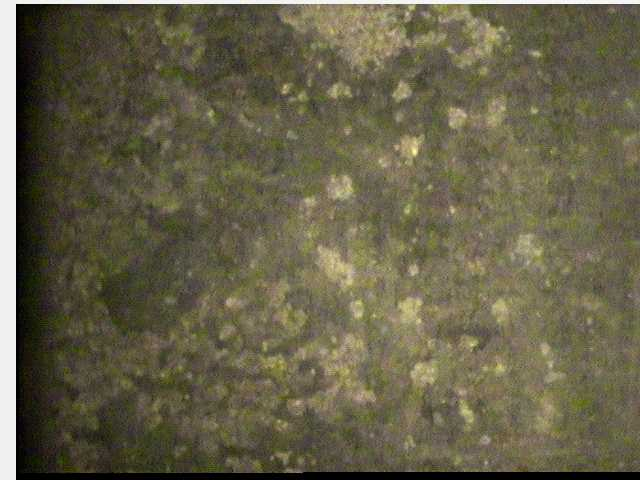
#> input picture DynamicMLTechnique/dataset/train/Peanut_T001_L013_2017.06.08_082227_EED_DPI120.jpg, 640 x 480 px
$ python main.py ../DynamicMLTechnique/dataset/train/Peanut_T001_L013_2017.06.08_082227_EED_DPI120.jpg
#> lines starting #> are read from the running program, lines starting #| are printed output that depends on the picture
from matplotlib import pyplot as plt
import numpy as np
import cv2
import sys
import os


class StegerLineAlgorithm:

    def computeDerivative(self, img, derivativeType):
        if derivativeType == 'dx':
                dxKernel = np.array([[1], [0], [-1]])
                dx = cv2.filter2D(img, -1, dxKernel)
                return dx
        elif derivativeType == 'dy':
                dyKernel = np.array([[1, 0, -1]])
                dy = cv2.filter2D(img, -1, dyKernel)
                return dy
        elif derivativeType == 'dxx':
                dxxKernel = np.array([[1], [-2], [1]])
                dxx = cv2.filter2D(img, -1, dxxKernel)
                return dxx
        elif derivativeType == 'dyy':
                dyyKernel = np.array([[1, -2, 1]])
                dyy = cv2.filter2D(img, -1, dyyKernel)
                return dyy
        elif derivativeType == 'dxy':
                dxyKernel = np.array([[1, -1], [-1, 1]])
                dxy = cv2.filter2D(img, -1, dxyKernel)
                return dxy

    def computeDerivatives(self, img, sigmaX, sigmaY):
        img = cv2.GaussianBlur(img, ksize=(0, 0), sigmaX=sigmaX, sigmaY=sigmaY)

        dx = self.computeDerivative(img, 'dx')
        dy = self.computeDerivative(img, 'dy')
        dxx = self.computeDerivative(img, 'dxx')
        dyy = self.computeDerivative(img, 'dyy')
        dxy = self.computeDerivative(img, 'dxy')

        return dx, dy, dxx, dyy, dxy

    def computeMagnitude(self, dxx, dyy):
        dxx = dxx.astype(float)
        dyy = dyy.astype(float)
        mag = cv2.magnitude(dxx, dyy)
        phase = mag * 180. / np.pi
        return mag, phase

    def computeHessian(self, img, dx, dy, dxx, dyy, dxy):
        # create empty list
        point = []
        direction = []
        value = []
        # for the all image
        for x in range(0, img.shape[1]):  # column
            for y in range(0, img.shape[0]):  # line
                # if superior to certain threshold
                if dxy[y, x] > 0:
                    # compute local hessian
                    hessianMatrix = np.zeros((2, 2))
                    hessianMatrix[0, 0] = dxx[y, x]
                    hessianMatrix[0, 1] = dxy[y, x]
                    hessianMatrix[1, 0] = dxy[y, x]
                    hessianMatrix[1, 1] = dyy[y, x]
                    # compute eigen vector and eigen value
                    ret, eigenVal, eigenVect = cv2.eigen(hessianMatrix)
                    if np.abs(eigenVal[0, 0]) >= np.abs(eigenVal[1, 0]):
                        nx = eigenVect[0, 0]
                        ny = eigenVect[0, 1]
                    else:
                        nx = eigenVect[1, 0]
                        ny = eigenVect[1, 1]
                    # calculate denominator for the taylor polynomial expension
                    denom = dxx[y, x] * nx * nx + dyy[y, x] * ny * ny + 2 * dxy[y, x] * nx * ny
                    # verify non zero denom
                    if denom != 0:
                        T = -(dx[y, x] * nx + dy[y, x] * ny) / denom
                        # update point
                        if np.abs(T * nx) <= 0.5 and np.abs(T * ny) <= 0.5:
                            point.append((x, y))
                            direction.append((nx, ny))
                            value.append(np.abs(dxy[y, x] + dxy[y, x]))
        return point, direction, value

def initializeImage(img):
    # COMMENT FOLLOWING LINE IF USING UNET SEGMENTED ROOTS. UNCOMMENT IF USING GROUND TRUTH IMAGES
    # img = cv2.bitwise_not(img)
    blur = cv2.GaussianBlur(img, (5, 5), 0)
    thinned = cv2.ximgproc.thinning(cv2.cvtColor(blur, cv2.COLOR_RGB2GRAY),
                                    thinningType=cv2.ximgproc.THINNING_ZHANGSUEN)
    img = thinned
    img = cv2.cvtColor(img, cv2.COLOR_BGR2RGB)
    img = cv2.resize(img, (640, 480))
    gray_img = cv2.cvtColor(img, cv2.COLOR_BGR2GRAY)

    return gray_img


def getImageFromCommandLineArg():
    if len(sys.argv) == 1:
        print("requires image Source as an argument")
        sys.exit()

    img = cv2.imread(sys.argv[1])
    if img is None:
        print("image filepath is invalid or doesn't exist")
        sys.exit()
    else:
        filePath = sys.argv[1]
        print(filePath)
        fileNameStartIndex = filePath.rfind("/")
        if(fileNameStartIndex == -1):
            fileNameStartIndex = filePath.rfind("\\")
        fileNameEndsWith = filePath.rfind(".")
        fileName = filePath[fileNameStartIndex+1:fileNameEndsWith]
        print(fileName)
        print(sys.argv[1])
        return fileName, img


def performConnectedComponentsAnalysis(image):
    test = cv2.threshold(image, 127, 255, cv2.THRESH_BINARY)[1]
    num_labels, labels = cv2.connectedComponents(test)
    print("Number of Connected Components excluding background: ", num_labels - 1)  # subtract 1 for the
    return num_labels, labels


def labelImage(labels):
    label_hue = np.uint8(179 * labels / np.max(labels))
    blank_ch = 255 * np.ones_like(label_hue)
    labeled_img = cv2.merge([label_hue, blank_ch, blank_ch])
    labeled_img = cv2.cvtColor(labeled_img, cv2.COLOR_HSV2BGR)
    labeled_img[label_hue == 0] = 0

    return labeled_img


def outputImages(fileName, labeled_img):
    # Image after Component Labeling
    plt.imshow(cv2.cvtColor(labeled_img, cv2.COLOR_BGR2RGB))
    plt.axis('off')
    plt.title("Component Labeling Image")
    if not os.path.exists("TraditionalLabeledImages"):
        os.makedirs("TraditionalLabeledImages")
    plt.savefig("TraditionalLabeledImages/TraditionalLabeled_" + fileName)
    plt.show()


def main():
    print("hello")
    fileName, img = getImageFromCommandLineArg()
#> in getImageFromCommandLineArg, img is the input picture: shape (480, 640, 3); mean B, G, R 73.1, 97, 102.2
    gray_img = initializeImage(img)
#> in initializeImage, `thinned = cv2.ximgproc.thinning(cv2.cvtColor(blur, cv2.COLOR_RGB2GRAY)..`:
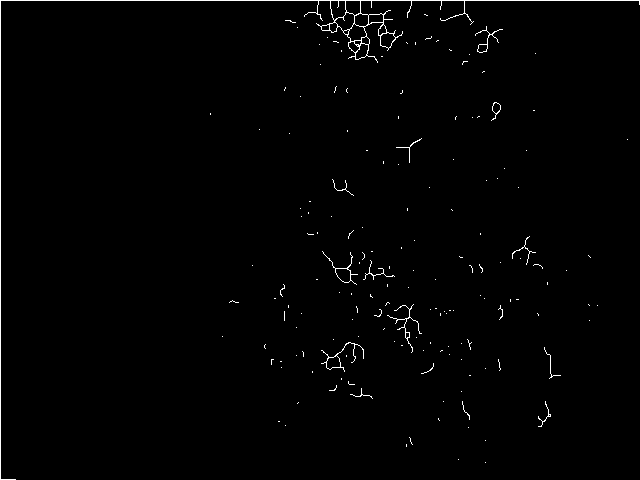
#> thinned: shape (480, 640); 1% white in thin lines or dots
#> in initializeImage, `img = cv2.cvtColor(img, cv2.COLOR_BGR2RGB)`: img: shape (480, 640, 3); 1% white in thin lines or dots

    # Curve Detection
    stegerLineAlgorithmObj = StegerLineAlgorithm()
    dx, dy, dxx, dyy, dxy = stegerLineAlgorithmObj.computeDerivatives(gray_img, 1.1, 1.1)
#> in computeDerivatives, `img = cv2.GaussianBlur(img, ksize=(0, 0), sigmaX=sigmaX, sigmaY=sigmaY)`:
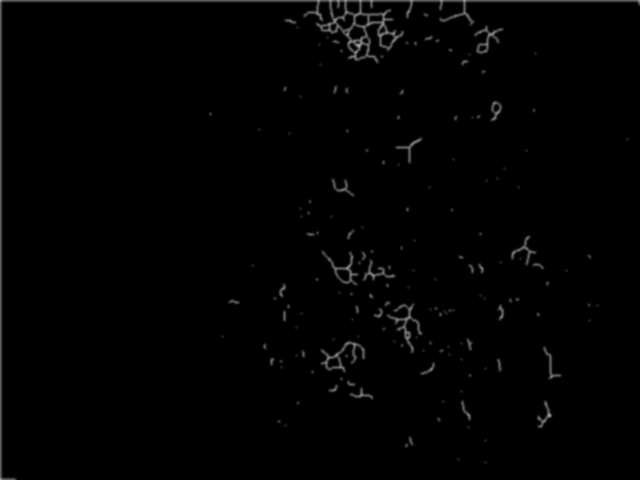
#> img: shape (480, 640); min 0, max 173, mean 2.3
#> in computeDerivative, `dx = cv2.filter2D(img, -1, dxKernel)`:
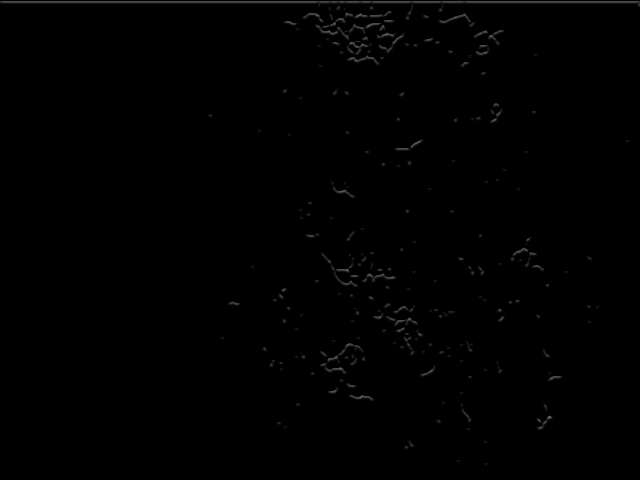
#> dx: shape (480, 640); min 0, max 111, mean 1
#> call 2 of computeDerivative, with derivativeType = 'dy'
#> in computeDerivative (call 2), `dy = cv2.filter2D(img, -1, dyKernel)`:
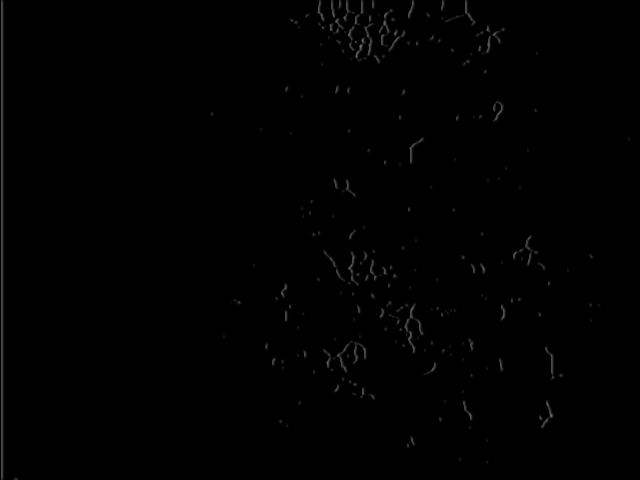
#> dy: shape (480, 640); min 0, max 116, mean 0.9
    normal, phase = stegerLineAlgorithmObj.computeMagnitude(dxx, dyy)
#> in computeMagnitude, `dxx = dxx.astype(float)`:
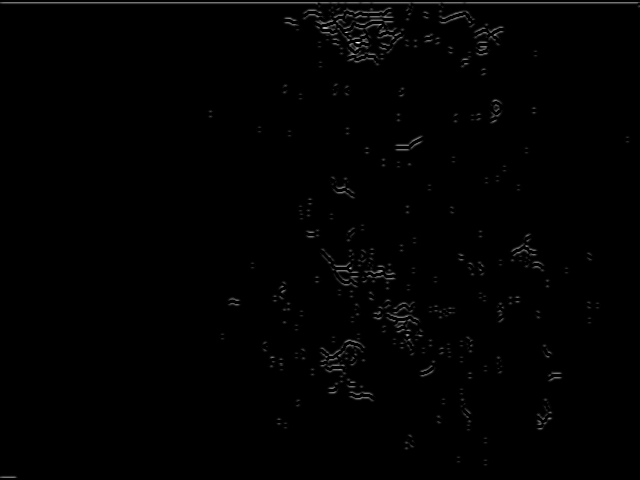
#> dxx: shape (480, 640) float64; min 0, max 61, mean 0.4; drawn with min black and max white
#> in computeMagnitude, `dyy = dyy.astype(float)`:
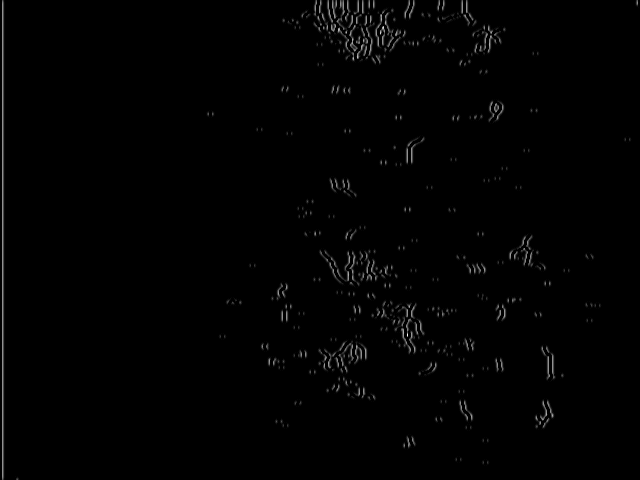
#> dyy: shape (480, 640) float64; min 0, max 49, mean 0.4; drawn with min black and max white

    pt, dir, val = stegerLineAlgorithmObj.computeHessian(img, dx, dy, dxx, dyy, dxy)
#> after the loop in computeHessian, `for x in range(0, img.shape[1]):`: direction = 5832 pairs, first value 0.0303 to 0.999, second value 0.0333 to 1; point = 5832 pairs, first value 1 to 637, second value 1 to 478; value = 5832 values, max 88 at index 1639, min 2 at index 1, mean 11
#> pt has the same summary as point in computeHessian; dir has the same summary as direction in computeHessian; val has the same summary as value in computeHessian
    idx = np.argsort(val)
#> idx = 5832 values, max 5831 at index 2119, min 0 at index 2118, mean 2915.5
    idx = idx[::-1][:10000]
#> idx = 5832 values, max 5831 at index 3712, min 0 at index 3713, mean 2915.5
    for i in range(0, len(idx)):
        img = cv2.circle(img, (pt[idx[i]][0], pt[idx[i]][1]), 1, (255, 0, 0), 1)
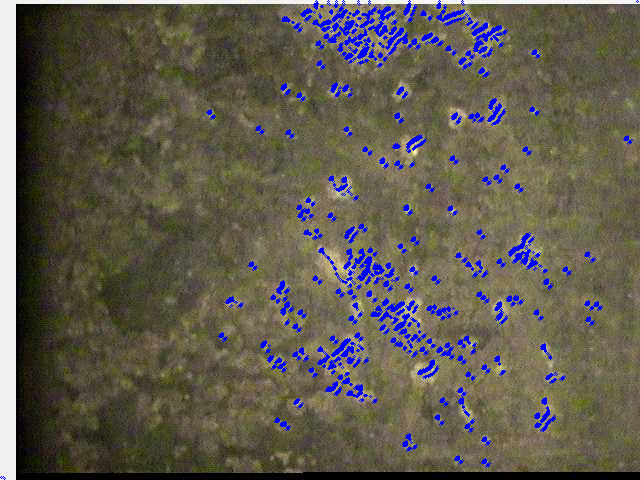
#> img: shape (480, 640, 3); mean B, G, R 79.5, 91.2, 95.9
    outputImages(fileName+"hessian", img)


    # Conversion
    cv2.imwrite('Test.png', phase)
    test = cv2.imread('Test.png')
    os.remove('Test.png')

    blur = cv2.GaussianBlur(test, (5, 5), 0)
    test = cv2.ximgproc.thinning(cv2.cvtColor(blur, cv2.COLOR_RGB2GRAY), thinningType=cv2.ximgproc.THINNING_ZHANGSUEN)

    num_labels, labels = performConnectedComponentsAnalysis(test)

    labeled_img = labelImage(labels)
    outputImages(fileName, labeled_img)


if __name__ == "__main__":
    print("before main")
#> (the run stopped early here; a loop or call above may not have finished)

$ run again, on DynamicMLTechnique/dataset/train/Peanut_T001_L015_2017.07.27_064133_EED_DPI120.jpg
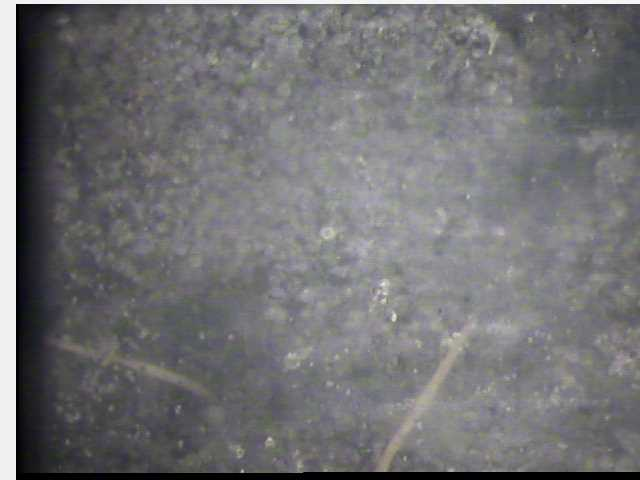
#> input picture DynamicMLTechnique/dataset/train/Peanut_T001_L015_2017.07.27_064133_EED_DPI120.jpg, 640 x 480 px
#> in getImageFromCommandLineArg, img is the input picture: shape (480, 640, 3); mean B, G, R 115.8, 113.9, 114.1
#> in initializeImage, `thinned = cv2.ximgproc.thinning(cv2.cvtColor(blur, cv2.COLOR_RGB2GRAY)..`:
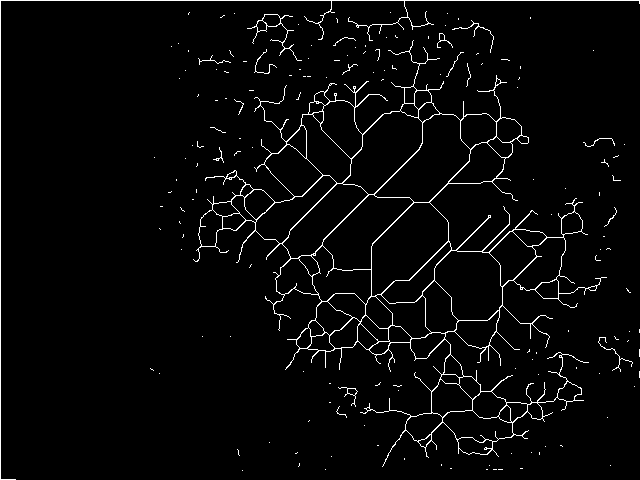
#> thinned: shape (480, 640); 3.1% white in thin lines or dots
#> after the loop in computeHessian, `for x in range(0, img.shape[1]):`: direction = 17975 pairs, first value 0.0303 to 1, second value 0.0232 to 1; point = 17975 pairs, first value 1 to 639, second value 1 to 478; value = 17975 values, max 78 at index 3023, min 2 at index 1, mean 15.49
#> pt has the same summary as point in computeHessian; dir has the same summary as direction in computeHessian; val has the same summary as value in computeHessian
#> in main, `idx = np.argsort(val)`: idx = 17975 values, max 17974 at index 5511, min 0 at index 4456, mean 8987
#> in main, `idx = idx[::-1][:10000]`: idx = 10000 values, max 17973 at index 6415, min 8 at index 5473, mean 8967.1
#> after the loop in main, `for i in range(0, len(idx)):`:
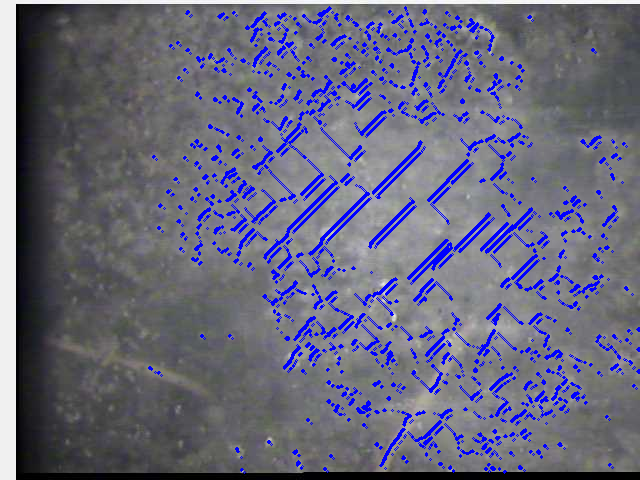
#> img: shape (480, 640, 3); mean B, G, R 124.6, 103.5, 103.7

$ run again, on DynamicMLTechnique/dataset/train/Peanut_T001_L016_2017.07.27_064138_EED_DPI120.jpg
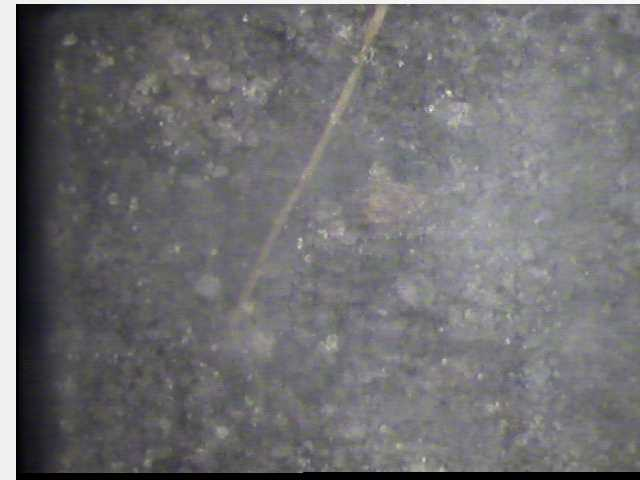
#> input picture DynamicMLTechnique/dataset/train/Peanut_T001_L016_2017.07.27_064138_EED_DPI120.jpg, 640 x 480 px
#> in getImageFromCommandLineArg, img is the input picture: shape (480, 640, 3); mean B, G, R 113.6, 111.3, 111.9
#> in initializeImage, `thinned = cv2.ximgproc.thinning(cv2.cvtColor(blur, cv2.COLOR_RGB2GRAY)..`:
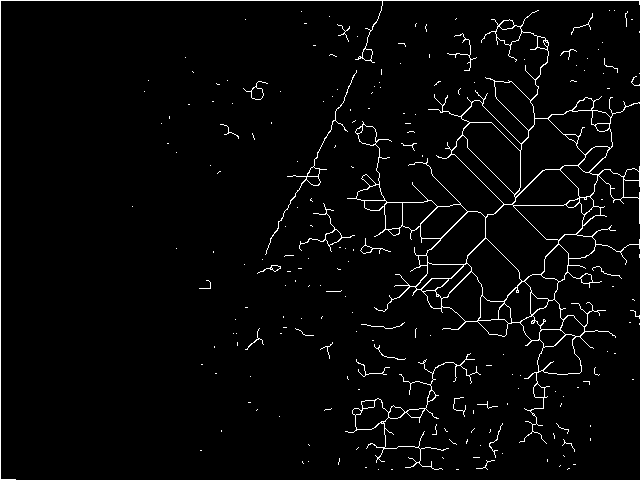
#> thinned: shape (480, 640); 2.9% white in thin lines or dots
#> after the loop in computeHessian, `for x in range(0, img.shape[1]):`: direction = 16452 pairs, first value 0.0303 to 1, second value 0.0303 to 1; point = 16452 pairs, first value 1 to 639, second value 1 to 478; value = 16452 values, max 80 at index 5082, min 2 at index 1, mean 14.19
#> pt has the same summary as point in computeHessian; dir has the same summary as direction in computeHessian; val has the same summary as value in computeHessian
#> in main, `idx = np.argsort(val)`: idx = 16452 values, max 16451 at index 11239, min 0 at index 3769, mean 8225.5
#> in main, `idx = idx[::-1][:10000]`: idx = 10000 values, max 16451 at index 5212, min 5 at index 9252, mean 8071.6
#> after the loop in main, `for i in range(0, len(idx)):`:
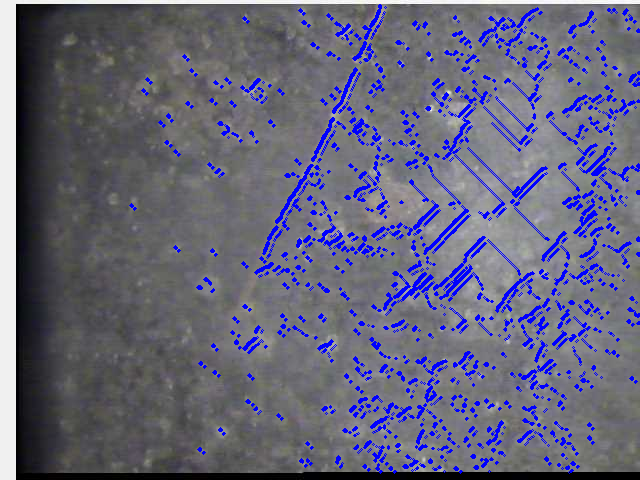
#> img: shape (480, 640, 3); mean B, G, R 122.8, 101, 101.4
